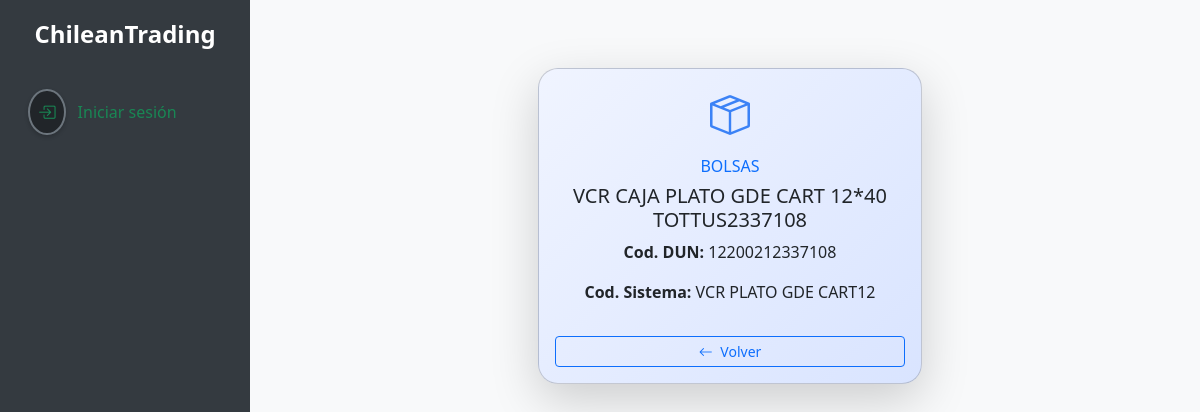
The page /productos/17665 on the database as committed earlier.
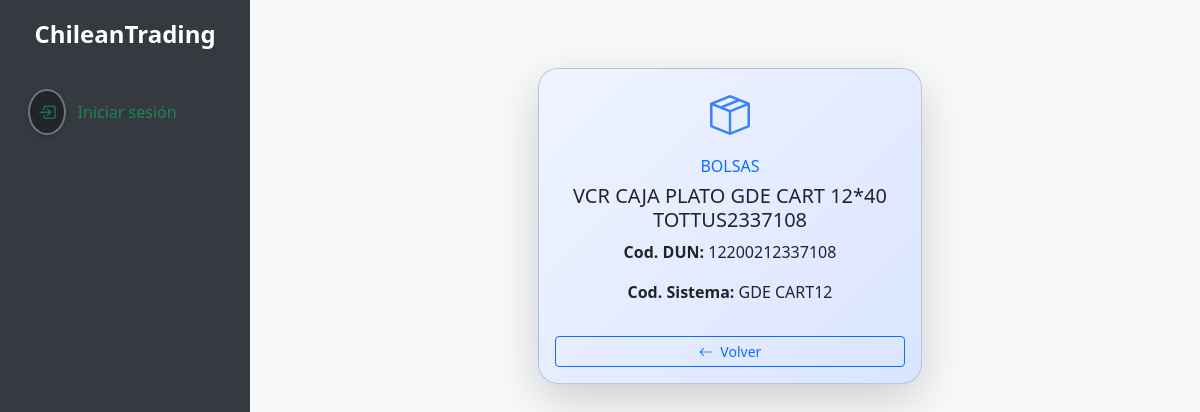
The same page on the database as committed later.
### productos/models.py (models this page shows, shortened)
class Producto(models.Model):
    categoria = models.CharField(max_length=100, blank=True, null=True)
    empresa = models.CharField(max_length=100, blank=True, null=True)
    ubicacion = models.CharField(max_length=100, blank=True, null=True)
    cod_ean = models.CharField(max_length=50, blank=True, null=True)
    cod_dun = models.CharField(max_length=50, blank=True, null=True)
    cod_sistema = models.CharField(max_length=50, blank=True, null=True)
    descripcion = models.TextField(max_length=350, blank=True, null=True)
    unidad = models.CharField(max_length=20, blank=True, null=True)
    pack = models.IntegerField(blank=True, null=True)
    factorx = models.FloatField(blank=True, null=True)
    cajas = models.IntegerField(blank=True, null=True)
    saldo = models.IntegerField(blank=True, null=True)
    stock_fisico = models.IntegerField(blank=True, null=True)
    observacion = models.TextField(max_length=350, blank=True, null=True)
    fecha_inv = models.DateField(default=datetime.date.today, blank=True, null=True)
    encargado = models.CharField(max_length=100, blank=True, null=True)
    fecha_venc = models.DateField(blank=True, null=True)
    fecha_imp = models.DateField(default=datetime.date.today, blank=True, null=True)
    numero_contenedor = models.CharField(max_length=100, blank=True, null=True)
    Data_base = models.ForeignKey(Categoria, on_delete=models.CASCADE,blank=True, null=True)

### productos/views.py (the view)
# urls.py: path('<int:producto_id>', views.detalle, name='detalle'),
def detalle(request, producto_id):
    try:
        producto = Producto.objects.get(id=producto_id)
        return render(
            request,
            'detalle.html',
            context={'producto': producto})
    except Producto.DoesNotExist:
        raise Http404()

### productos/templates/detalle.html
{% extends 'base.html' %}
{% block content %}
<div class="container mt-5 d-flex justify-content-center">
    <div class="card shadow-lg" style="width: 24rem; border-radius: 20px; background: linear-gradient(135deg, #f0f4ff, #d9e4ff);">
        <div class="card-body text-center">
            <div class="mb-3">
                <i class="bi bi-box-seam" style="font-size: 2.5rem; color: #3b82f6;"></i>
            </div>
            <h6 class="card-subtitle mb-2 text-primary text-uppercase">{{ producto.categoria }}</h6>
            <h5 class="card-title mt-2">{{ producto.descripcion }}</h5>
            <p class="card-text"><strong>Cod. DUN:</strong> {{ producto.cod_dun }}</p>
            <p class="card-text"><strong>Cod. Sistema:</strong> {{ producto.cod_sistema }}</p>
            <a href="{% url 'productos:index' %}" class="btn btn-outline-primary btn-sm mt-3 w-100">
                <i class="bi bi-arrow-left me-1"></i> Volver
            </a>
        </div>
    </div>
</div>
{% endblock %}

### templates/base.html (shortened to what this page needs)
<!DOCTYPE html>
<html lang="es">
<head>
  <link href="https://cdn.jsdelivr.net/npm/bootstrap@5.3.8/dist/css/bootstrap.min.css" rel="stylesheet">
  <link rel="stylesheet" href="https://cdn.jsdelivr.net/npm/bootstrap-icons@1.10.5/font/bootstrap-icons.css">
</head>
<body>
  <div class="sidebar" id="sidebar">
    <h4>ChileanTrading</h4>
    {% if user.is_authenticated %}
      <div class="user-info">
        Bienvenido, {{ user.username }}
      </div>
      <a href="{% url 'inicio' %}"><i class="bi bi-house-door"></i> Inicio</a>
      <div class="dropdown">
        <a class="dropdown-toggle d-flex align-items-center text-decoration-none"
          href="#" id="inventarioDropdown"
          data-bs-toggle="collapse"
          data-bs-target="#submenuInventario"
          aria-expanded="false"
          aria-controls="submenuInventario"
          style="color: #adb5bd; padding: 10px 18px; margin: 6px 10px; border-radius: 8px;">
          <i class="bi bi-box-seam me-2"></i> Inventario
        </a>
        <div class="collapse ms-2" id="submenuInventario">
          <div class="d-flex flex-column gap-2 ps-3 pe-3 pt-2">
            <a href="{% url 'productos:index' %}" class="btn btn-sm w-100 text-start d-flex align-items-center btn-outline-info shadow-sm submenu-btn">
              <i class="bi bi-archive me-2"></i> Inventario General
            </a>
            <a href="{% url 'productos:formulario' %}" class="btn btn-sm w-100 text-start d-flex align-items-center btn-outline-info shadow-sm submenu-btn">
              <i class="bi bi-plus-circle me-2"></i> Nuevo Ingreso
            </a>
            <a href="{% url 'productos:exportar_excel' %}" class="btn btn-sm w-100 text-start d-flex align-items-center btn-outline-info shadow-sm submenu-btn">
              <i class="bi bi-file-earmark-excel me-2"></i> Exportar Excel
            </a>
            <a href="{% url 'resumen_view' %}" class="btn btn-sm w-100 text-start d-flex align-items-center btn-outline-info shadow-sm submenu-btn">
              <i class="bi bi-clipboard-data me-2"></i> Resumen
            </a>
            <form action="{% url 'productos:importar_excel' %}" method="post" enctype="multipart/form-data" class="mt-2">
              {% csrf_token %}
              <input type="file" name="excel_file" accept=".xlsx,.xls" required
                    class="form-control form-control-sm bg-dark text-light border-0 mb-2">
              <button type="submit" class="btn btn-sm w-100 text-start d-flex align-items-center btn-outline-info shadow-sm submenu-btn">
                <i class="bi bi-file-arrow-up me-2"></i> Importar Excel
              </button>
            </form>
            <form action="{% url 'productos:eliminar_todos' %}" method="post"
                  onsubmit="return confirm('⚠️ ¿Seguro que quieres borrar TODOS los productos? Esta acción no se puede deshacer.');">
              {% csrf_token %}
              <button type="submit" class="btn btn-sm w-100 text-start d-flex align-items-center btn-outline-danger shadow-sm submenu-btn">
                <i class="bi bi-trash3 me-2"></i> Borrar todos
              </button>
            </form>
          </div>
        </div>
      </div>
      <a href="{% url 'historial_movimientos' %}"><i class="bi bi-activity"></i> Auditoría</a>
      <a href="{% url 'registrar_usuario' %}"><i class="bi bi-person-plus"></i> Crear Usuario</a>
        <a href="{% url 'admin:index' %}"><i class="bi bi-activity" ></i>Admin</a>
      <a href="{% url 'logout' %}" class="text-danger"><i class="bi bi-box-arrow-right"></i> Cerrar sesión</a>
    {% else %}
      <a href="{% url 'login' %}" class="text-success"><i class="bi bi-box-arrow-in-right"></i> Iniciar sesión</a>
    {% endif %}
  </div>
  <div class="main-content">
    <div class="container-fluid">
      {% block content %}
      {% endblock %}
    </div>
  </div>
</body>
</html>

### templates/base.html (style rules this page uses)
body { margin: 0; font-family: 'Segoe UI', sans-serif; background-color: #f8f9fa; color: #212529; display: flex; min-height: 100vh; }
.sidebar { width: 250px; background-color: #343a40; position: fixed; top: 0; left: 0; height: 100%; padding-top: 20px; overflow-y: auto; transition: transform 0.3s ease; z-index: 1000; }
.sidebar h4 { color: #fff; text-align: center; font-weight: bold; margin-bottom: 30px; }
.sidebar a { display: flex; align-items: center; color: #adb5bd; text-decoration: none; padding: 10px 18px; margin: 6px 10px; border-radius: 8px; transition: background 0.25s ease, color 0.25s ease, transform 0.2s ease; font-weight: 500; }
.sidebar a i { margin-right: 12px; background-color: #212529; border: 2px solid #6c757d; border-radius: 50%; padding: 8px; font-size: 1.1rem; transition: all 0.3s ease; box-shadow: 0 2px 4px rgba(0,0,0,0.2); }
.main-content { margin-left: 260px; padding: 20px; flex-grow: 1; width: 100%; overflow-y: auto; transition: margin-left 0.3s ease; }

Rows that differ between the two databases and show on the page:
changed Producto "VCR CAJA PLATO GDE CART 12*40 TOTTUS2337108": cod_sistema "VCR PLATO GDE CART12" → "GDE CART12"
